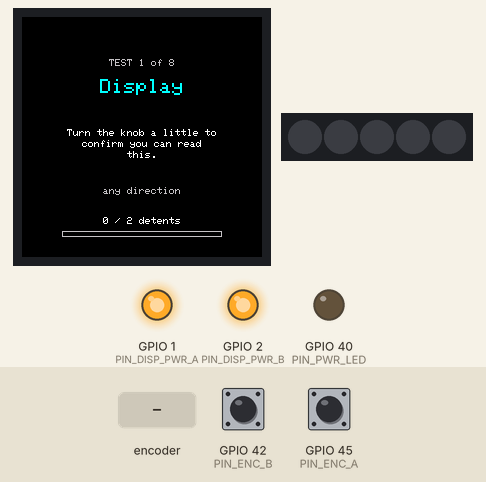
Recording of a sketch running on a simulated ESP32-S3. On the bench: 240×240 colour display, 5 RGB LEDs in strip order, left to right, output pins drawn as LEDs (lit = HIGH). Inputs (shaded band) come from the test bench; at power-on: GPIO 42 (PIN_ENC_B) HIGH, GPIO 45 (PIN_ENC_A) HIGH. Pins used as bus, display or sensor lines are not drawn; what the sketch prints to the serial monitor is not drawn.

Above: at 5.0 s.
5.1 s: rotary encoder on GPIO 45 (PIN_ENC_A) / GPIO 42 (PIN_ENC_B) turned 3 steps (first pin leading)
At 5.8 s:
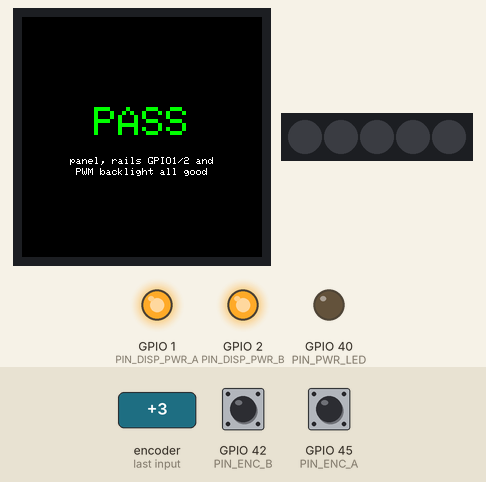
8.6 s: rotary encoder on GPIO 45 (PIN_ENC_A) / GPIO 42 (PIN_ENC_B) turned 1 step (first pin leading)
At 9.6 s:
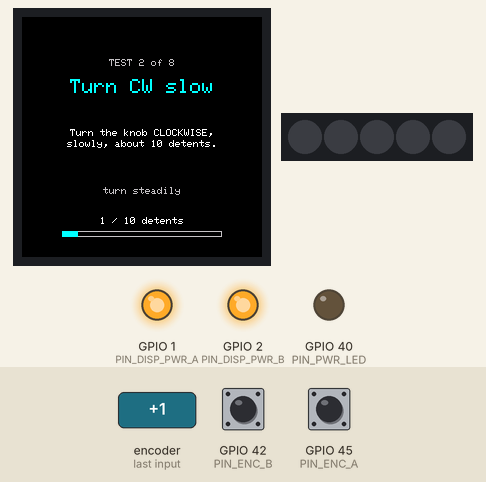
10.3 s: rotary encoder on GPIO 45 (PIN_ENC_A) / GPIO 42 (PIN_ENC_B) turned 1 step (first pin leading)
At 33.1 s:
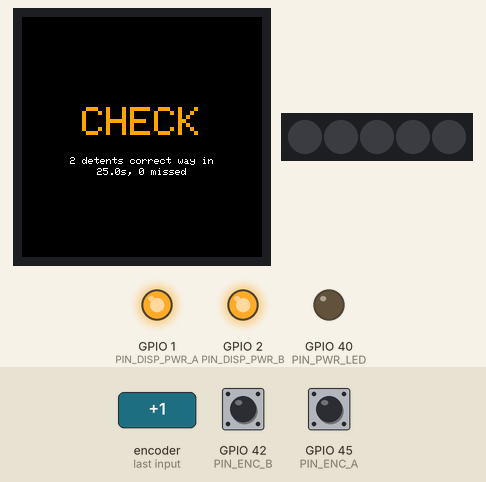
Timing chart, 0 to 34.6 s (numbered marks = the images above; inputs shaded):
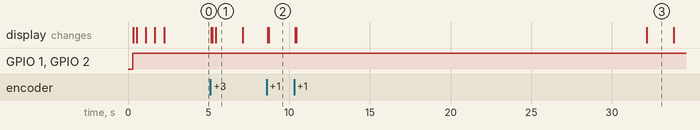

Measured:
- after the input at 5.1 s, the display: first changes after 0.06 s (image 1 shows a later state)
- after the input at 8.6 s, the display: first changes after 0.07 s (image 2 shows a later state)

The sketch:

selftest.ino
```cpp
// Guided self-test for the CrowPanel 1.28" rotary display.
//
// Each test puts its instruction on the screen, waits for you to do it, and
// advances on its own when the goal is met. Everything is mirrored to serial so
// there is a transcript afterwards. Nothing here is a library demo: the point is
// to confirm each peripheral against the wiki's pin map, one at a time.
//
// Order is deliberate — the display is proven first, because every later test
// uses it to tell you what to do.
//
// Board: ESP32S3 Dev Module, 16 MB, OPI PSRAM, USB CDC on boot, Huge APP.

#include <Arduino.h>
#include <Wire.h>
#include <Arduino_GFX_Library.h>
#include <Adafruit_NeoPixel.h>
#include "pins.h"

Arduino_DataBus *bus = new Arduino_ESP32SPI(PIN_LCD_DC, PIN_LCD_CS, PIN_LCD_SCLK, PIN_LCD_MOSI, GFX_NOT_DEFINED);
Arduino_GFX     *gfx = new Arduino_GC9A01(bus, PIN_LCD_RST, 0 /* rotation */, true /* IPS */);
Adafruit_NeoPixel rgb(RGB_COUNT, PIN_RGB, NEO_GRB + NEO_KHZ800);

// ── encoder, interrupt driven ───────────────────────────────────────────────
volatile int32_t  encPos = 0;
volatile uint32_t encEdges = 0, encMissed = 0;
volatile uint8_t  encPrev = 0;
static const int8_t QTABLE[16] = { 0,-1,+1,0, +1,0,0,-1, -1,0,0,+1, 0,+1,-1,0 };

void IRAM_ATTR onEncEdge() {
  uint8_t s = (digitalRead(PIN_ENC_A) << 1) | digitalRead(PIN_ENC_B);
  int8_t step = QTABLE[(encPrev << 2) | s];
  if (step == 0 && s != encPrev) encMissed++;
  else if (step != 0) { encPos += step; encEdges++; }
  encPrev = s;
}

// ── screen furniture ────────────────────────────────────────────────────────
#define C_BG    RGB565_BLACK
#define C_TITLE RGB565_CYAN
#define C_TEXT  RGB565_WHITE
#define C_DIM   RGB565_LIGHTGREY
#define C_OK    RGB565_GREEN
#define C_WARN  RGB565_ORANGE

static int  testIndex = 0, testCount = 0;
static bool anyFailed = false;

// The panel is a 240 px circle, so text has to stay inside a centered box or the
// corners clip it. Roughly 170 px of usable width at the middle.
static void centerText(const char *s, int y, uint16_t color, uint8_t size) {
  gfx->setTextSize(size);
  gfx->setTextColor(color);
  int16_t w = strlen(s) * 6 * size;
  gfx->setCursor((240 - w) / 2, y);
  gfx->print(s);
}

static void wrapText(const char *s, int y, uint16_t color, uint8_t size, int maxChars) {
  char line[40]; int n = strlen(s), i = 0;
  while (i < n) {
    int take = min(maxChars, n - i);
    if (take == maxChars) {                    // back up to a space
      int b = take;
      while (b > 0 && s[i + b] != ' ' && s[i + b - 1] != ' ') b--;
      if (b > maxChars / 2) take = b;
    }
    memcpy(line, s + i, take); line[take] = 0;
    while (take && line[take - 1] == ' ') line[--take] = 0;
    centerText(line, y, color, size);
    y += 8 * size + 3;
    i += take;
    while (i < n && s[i] == ' ') i++;
  }
}

static void drawStep(const char *title, const char *instruction, const char *hint) {
  gfx->fillScreen(C_BG);
  char hdr[24]; snprintf(hdr, sizeof(hdr), "TEST %d of %d", testIndex, testCount);
  centerText(hdr, 42, C_DIM, 1);
  wrapText(title, 62, C_TITLE, 2, 13);
  wrapText(instruction, 112, C_TEXT, 1, 26);
  if (hint && *hint) wrapText(hint, 170, C_DIM, 1, 26);
  Serial.printf("\n--- TEST %d/%d  %s\n    %s\n", testIndex, testCount, title, instruction);
}

static void drawResult(bool ok, const char *detail) {
  gfx->fillScreen(C_BG);
  centerText(ok ? "PASS" : "CHECK", 90, ok ? C_OK : C_WARN, 4);
  wrapText(detail, 140, C_TEXT, 1, 26);
  Serial.printf("    %s — %s\n", ok ? "PASS" : "CHECK", detail);
  if (!ok) anyFailed = true;
  delay(1600);
}

// Waits for cond() to come true. Returns false on timeout.
static bool waitFor(bool (*cond)(), uint32_t timeoutMs, void (*tick)() = nullptr) {
  uint32_t t0 = millis(), lastTick = 0;
  while (millis() - t0 < timeoutMs) {
    if (cond()) return true;
    if (tick && millis() - lastTick > 60) { tick(); lastTick = millis(); }
    delay(5);
  }
  return false;
}

// ── progress ring, drawn while a rotation test is running ───────────────────
static int32_t  ringBase = 0;
static int32_t  ringTarget = 0;
static void drawRing() {
  int32_t done = abs(encPos - ringBase);
  int pct = ringTarget ? (int)min((int32_t)100, done * 100 / ringTarget) : 0;
  gfx->fillRect(0, 196, 240, 24, C_BG);
  char s[32]; snprintf(s, sizeof(s), "%ld / %ld detents", (long)(done / 4), (long)(ringTarget / 4));
  centerText(s, 200, pct >= 100 ? C_OK : C_TEXT, 1);
  int barW = 160 * pct / 100;
  gfx->drawRect(40, 214, 160, 6, C_DIM);
  gfx->fillRect(40, 214, barW, 6, pct >= 100 ? C_OK : C_TITLE);
}

// ── the tests ───────────────────────────────────────────────────────────────
static bool rotReached() { return abs(encPos - ringBase) >= ringTarget; }

static void testRotate(const char *title, const char *instr, int detents, int sign) {
  drawStep(title, instr, "turn steadily");
  ringBase = encPos; ringTarget = detents * 4;
  uint32_t e0 = encEdges, m0 = encMissed, t0 = millis();
  bool ok = waitFor(rotReached, 25000, drawRing);
  uint32_t ms = millis() - t0;
  int32_t delta = encPos - ringBase;
  uint32_t edges = encEdges - e0, missed = encMissed - m0;
  bool rightWay = sign > 0 ? delta > 0 : delta < 0;
  char d[80];
  snprintf(d, sizeof(d), "%ld detents %s in %.1fs, %lu missed",
           (long)(labs(delta) / 4), rightWay ? "correct way" : "WRONG WAY", ms / 1000.0f, missed);
  drawResult(ok && rightWay && missed == 0, d);
  Serial.printf("    edges %lu  missed %lu  %.1f edges/s\n",
                edges, missed, ms ? edges * 1000.0f / ms : 0);
}

static bool swPressed()  { return digitalRead(PIN_ENC_SW) == LOW; }
static bool swReleased() { return digitalRead(PIN_ENC_SW) == HIGH; }

static uint8_t tpRead(uint8_t reg, uint8_t *buf, uint8_t n) {
  Wire.beginTransmission(TP_ADDR); Wire.write(reg);
  if (Wire.endTransmission(false) != 0) return 0;
  return Wire.requestFrom((int)TP_ADDR, (int)n) == n ? (Wire.readBytes(buf, n), n) : 0;
}
static volatile bool tpHit = false;
static int tpX = 0, tpY = 0;
static bool tpTouched() {
  uint8_t b[6];
  if (tpRead(0x02, b, 6) != 6) return false;
  if ((b[0] & 0x0F) == 0) return false;
  tpX = ((b[1] & 0x0F) << 8) | b[2];
  tpY = ((b[3] & 0x0F) << 8) | b[4];
  tpHit = true;
  return true;
}

void setup() {
  Serial.begin(115200);
  uint32_t t0 = millis();
  while (!Serial && millis() - t0 < 3000) delay(10);
  delay(300);
  Serial.println("\n\nespRotary — guided self-test");

  // Power rails first. Without these the panel is dark no matter what the SPI
  // pins are, which is exactly how the first attempt failed.
  pinMode(PIN_DISP_PWR_A, OUTPUT); digitalWrite(PIN_DISP_PWR_A, HIGH);
  pinMode(PIN_DISP_PWR_B, OUTPUT); digitalWrite(PIN_DISP_PWR_B, HIGH);
  pinMode(PIN_PWR_LED, OUTPUT);    digitalWrite(PIN_PWR_LED, LOW);
  delay(20);

  // Backlight is a PWM channel, not a plain output.
  ledcAttach(PIN_LCD_BL, 5000, 8);
  ledcWrite(PIN_LCD_BL, 200);

  if (!gfx->begin()) Serial.println("!! gfx->begin() failed");
  gfx->fillScreen(C_BG);

  pinMode(PIN_ENC_A, INPUT_PULLUP);
  pinMode(PIN_ENC_B, INPUT_PULLUP);
  pinMode(PIN_ENC_SW, INPUT_PULLUP);
  encPrev = (digitalRead(PIN_ENC_A) << 1) | digitalRead(PIN_ENC_B);
  attachInterrupt(digitalPinToInterrupt(PIN_ENC_A), onEncEdge, CHANGE);
  attachInterrupt(digitalPinToInterrupt(PIN_ENC_B), onEncEdge, CHANGE);

  rgb.begin(); rgb.setBrightness(40); rgb.clear(); rgb.show();
  Wire.begin(PIN_TP_SDA, PIN_TP_SCL, 400000);

  testCount = 8;

  // 1 — display
  // This test used to print PASS unconditionally, which told us nothing: it
  // reported a healthy display while the screen was black. It now has to be
  // confirmed from the knob, so a dark panel fails it.
  testIndex = 1;
  for (int i = 0; i < 3; i++) {
    uint16_t c[3] = { RGB565_RED, RGB565_GREEN, RGB565_BLUE };
    const char *n[3] = { "RED", "GREEN", "BLUE" };
    gfx->fillScreen(c[i]); centerText(n[i], 108, RGB565_BLACK, 3); delay(500);
  }
  drawStep("Display", "Turn the knob a little to confirm you can read this.", "any direction");
  ringBase = encPos; ringTarget = 8;
  bool seen = waitFor(rotReached, 20000, drawRing);
  drawResult(seen, seen ? "panel, rails GPIO1/2 and PWM backlight all good"
                        : "not confirmed — screen unreadable or knob untouched");

  // 2..5 — rotation, each direction at two speeds
  testIndex = 2; testRotate("Turn CW slow", "Turn the knob CLOCKWISE, slowly, about 10 detents.", 10, +1);
  testIndex = 3; testRotate("Turn CW fast", "Now spin it CLOCKWISE fast, 20 detents.", 20, +1);
  testIndex = 4; testRotate("Turn CCW slow", "Turn COUNTER-CLOCKWISE, slowly, 10 detents.", 10, -1);
  testIndex = 5; testRotate("Turn CCW fast", "Now spin it COUNTER-CLOCKWISE fast, 20 detents.", 20, -1);

  // 6 — push button
  testIndex = 6;
  drawStep("Press the knob", "Push the knob straight down, then let go.", "GPIO41, unverified");
  bool p = waitFor(swPressed, 15000);
  bool r = p && waitFor(swReleased, 5000);
  drawResult(p && r, p ? (r ? "press and release seen on GPIO41"
                            : "press seen, release not")
                       : "no press seen — GPIO41 may be wrong");

  // 7 — touch
  testIndex = 7;
  drawStep("Touch the screen", "Tap the middle of the glass with one finger.", "CST816D at 0x15");
  bool t = waitFor(tpTouched, 15000);
  char td[64];
  if (t) snprintf(td, sizeof(td), "touch at x=%d y=%d", tpX, tpY);
  else   snprintf(td, sizeof(td), "no touch — check SDA6 SCL7 addr 0x15");
  drawResult(t, td);

  // 8 — LED ring
  testIndex = 8;
  drawStep("LED ring", "Watch the LEDs: red, then green, then blue.", "5x WS2812B on GPIO48");
  uint32_t cols[3] = { rgb.Color(255,0,0), rgb.Color(0,255,0), rgb.Color(0,0,255) };
  for (int c = 0; c < 3; c++) {
    for (int i = 0; i < RGB_COUNT; i++) { rgb.setPixelColor(i, cols[c]); rgb.show(); delay(120); }
    delay(400); rgb.clear(); rgb.show(); delay(200);
  }
  drawStep("LED ring", "Did all 5 light up in red, green and blue?", "press the knob for YES, wait for NO");
  bool led = waitFor(swPressed, 8000);
  if (led) waitFor(swReleased, 3000);
  drawResult(led, led ? "5x WS2812B on GPIO48 confirmed" : "not confirmed by you");

  // summary
  gfx->fillScreen(C_BG);
  centerText(anyFailed ? "SOME CHECKS" : "ALL PASS", 95, anyFailed ? C_WARN : C_OK, 2);
  char s[40]; snprintf(s, sizeof(s), "%lu edges, %lu missed", encEdges, encMissed);
  centerText(s, 130, C_TEXT, 1);
  centerText("turn knob to rerun", 155, C_DIM, 1);
  Serial.printf("\n=== finished. %s. %lu edges, %lu missed (%.2f%%) ===\n",
                anyFailed ? "Some checks need attention" : "All passed",
                encEdges, encMissed, encEdges + encMissed ? 100.0f * encMissed / (encEdges + encMissed) : 0.0f);
}

void loop() {
  static int32_t last = 0;
  if (abs(encPos - last) > 8) { last = encPos; ESP.restart(); }
  delay(20);
}
```

pins.h
```cpp
#pragma once
// CrowPanel 1.28" HMI ESP32 Rotary Display.
//
// From Elecrow's wiki. Confirmed so far by running the hardware:
// Every pin below was confirmed on the hardware by selftest.ino on 2026-09-11:
// display drew, both encoder directions counted, the button registered, touch
// returned coordinates, and all five LEDs lit. Nothing here is documentation.

// Two power rails the display needs held high the whole time it is running.
// Elecrow's example sets these before touching the panel; their wiki does not
// mention them at all, and without them the screen stays black however correct
// the SPI pins are.
#define PIN_DISP_PWR_A  1
#define PIN_DISP_PWR_B  2

#define PIN_LCD_SCLK   10
#define PIN_LCD_MOSI   11
#define PIN_LCD_DC      3
#define PIN_LCD_CS      9
#define PIN_LCD_RST    14
#define PIN_LCD_BL     46   // LEDC PWM, not digitalWrite

#define PIN_TP_SDA      6
#define PIN_TP_SCL      7
#define PIN_TP_INT      5
#define PIN_TP_RST     13
#define TP_ADDR      0x15   // CST816D

#define PIN_ENC_A      45
#define PIN_ENC_B      42
#define PIN_ENC_SW     41

#define PIN_RGB        48
#define RGB_COUNT       5

#define PIN_PWR_LED    40
```
